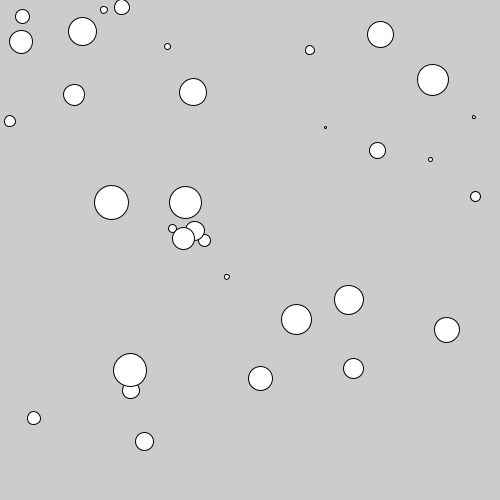
Frame 1 (no input)
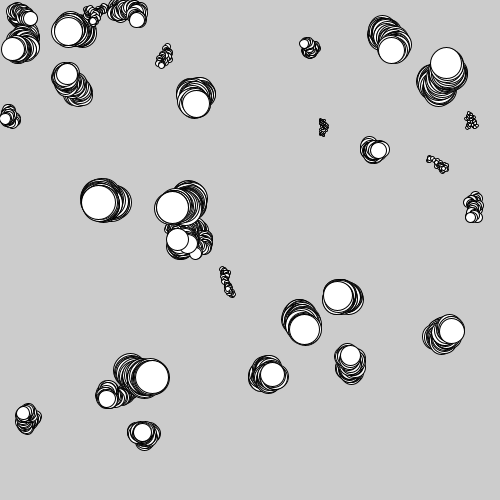
Frame 60 (the mouse pressed at the canvas centre just before this capture)
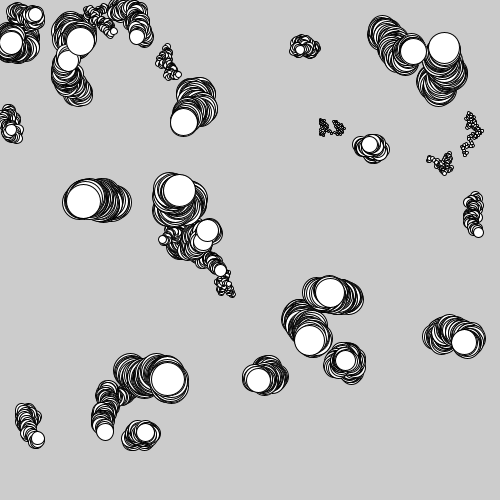
Frame 120 (the mouse held since frame 60 and released just before this capture)

The Processing sketch that drew these frames (run headless with seeded random() and noise(); from frame 60 on, the mouse is pressed at the canvas centre):

// Processing sketch: JitterBug_ArrayOOP
// ── JitterBug_ArrayOOP.pde
JitterBug[] bugs = new JitterBug[33];

void setup() {
  size(500,500);
  for (int i = 0; i < bugs.length; i++) {
    float x = random(width);
    float y = random(height);
    int r = i + 2;
    bugs[i] = new JitterBug(x, y, r);
  }
}

void draw() {
  for (int i = 0; i < bugs.length; i++) {
    bugs[i].move();
    bugs[i].display();
  }
}

class JitterBug {

  float x;
  float y;
  int diameter;
  float speed = 2.5;

  JitterBug(float tempX, float tempY, int tempDiameter) {
    x = tempX;
    y = tempY;
    diameter = tempDiameter;
  }

  void move() {
    x += random(-speed, speed);
    y += random(-speed, speed);
  }

  void display() {
    ellipse(x, y, diameter, diameter);
  }
  
  void setColour() {
    //codetosetcolour
  }
  
  void setSize() {
    // code to set size
  }

}
